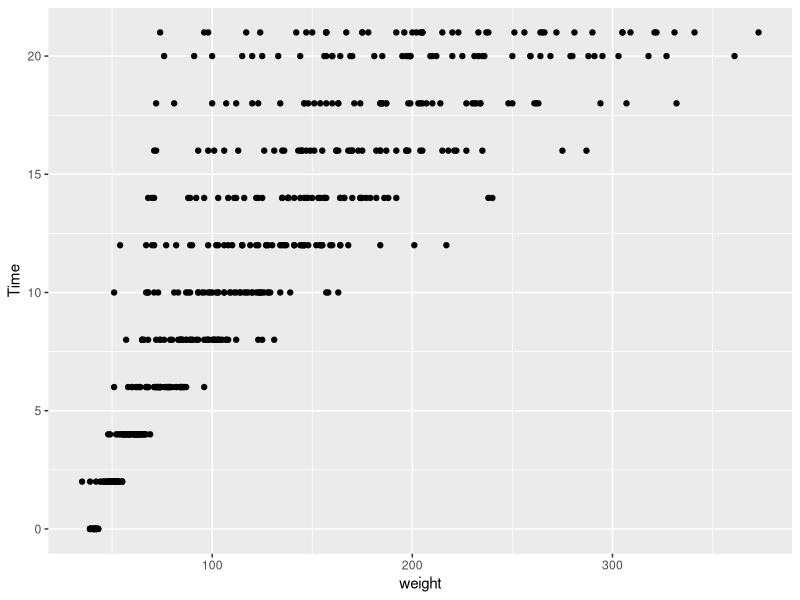
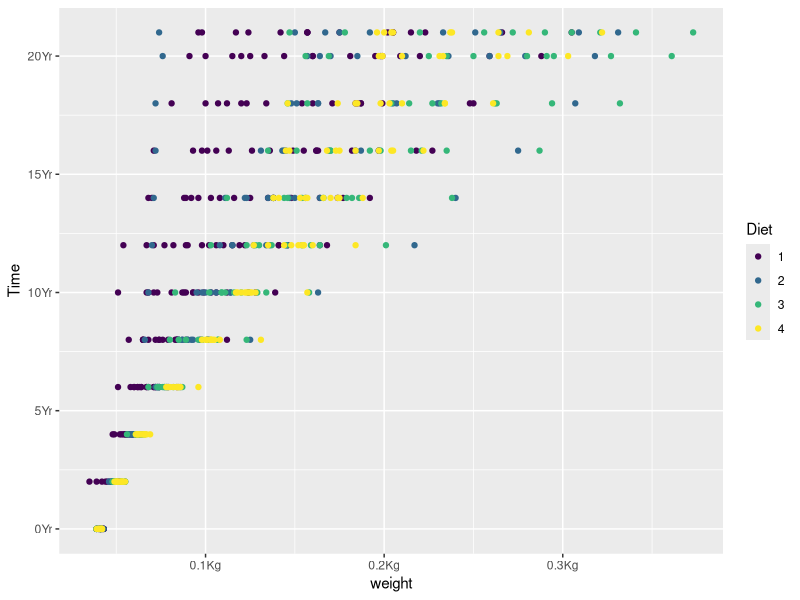
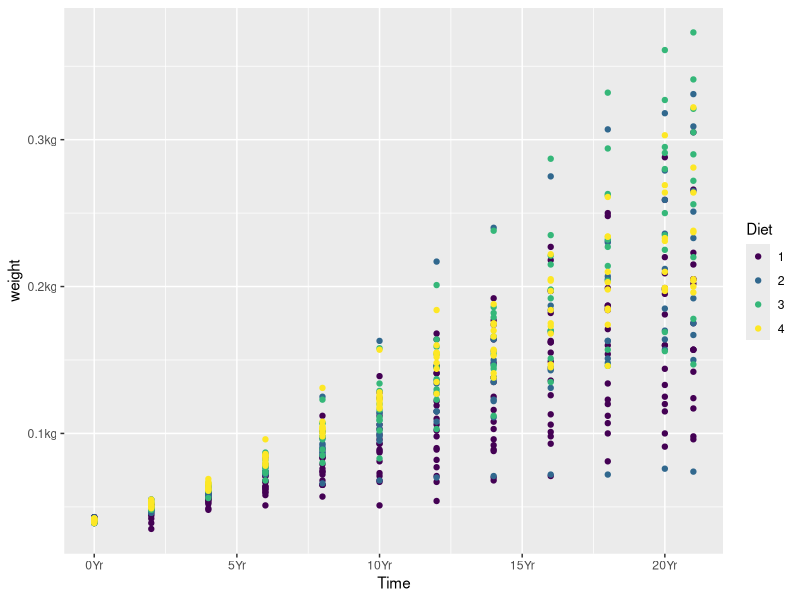
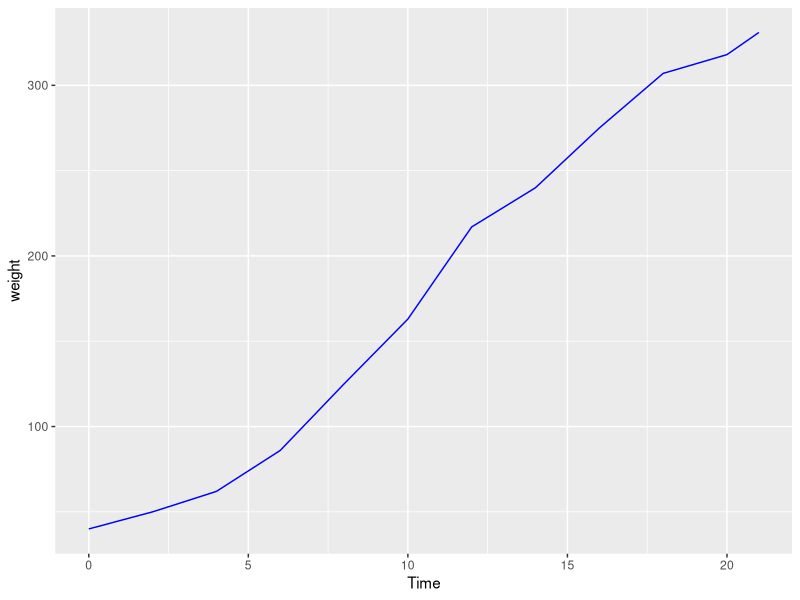
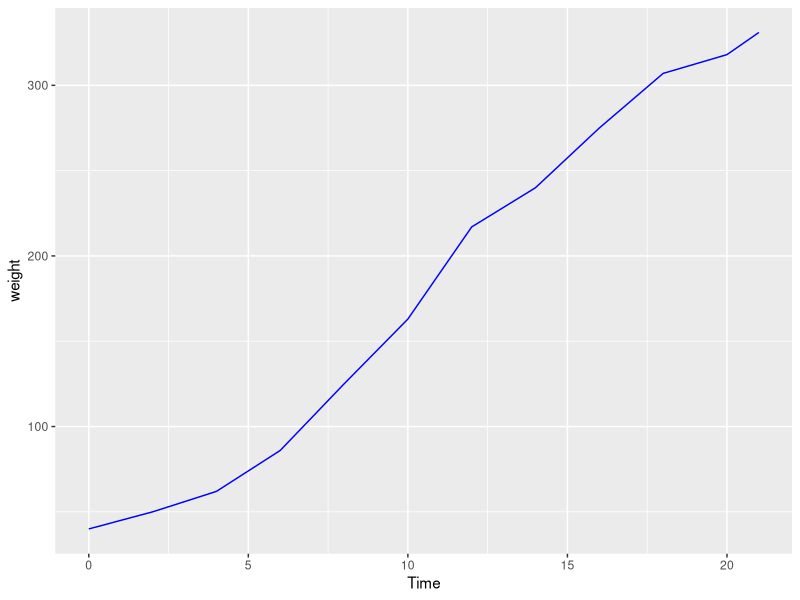
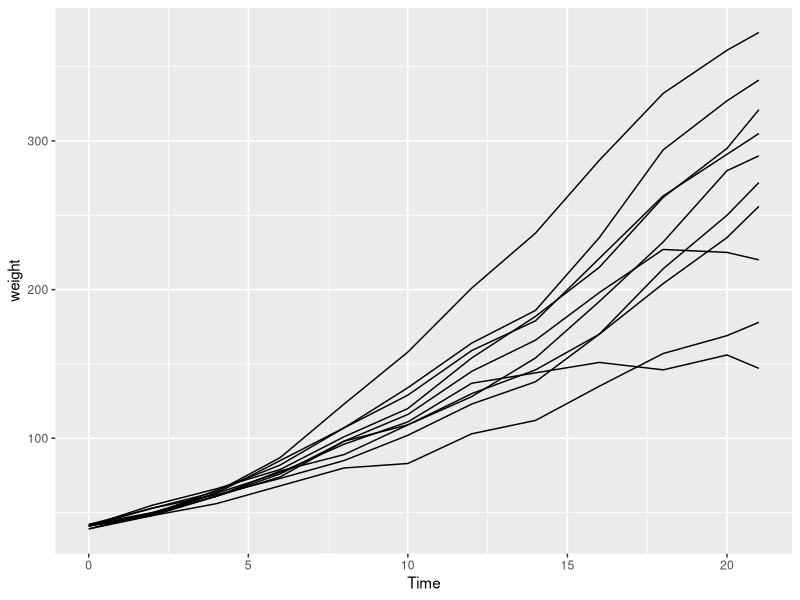
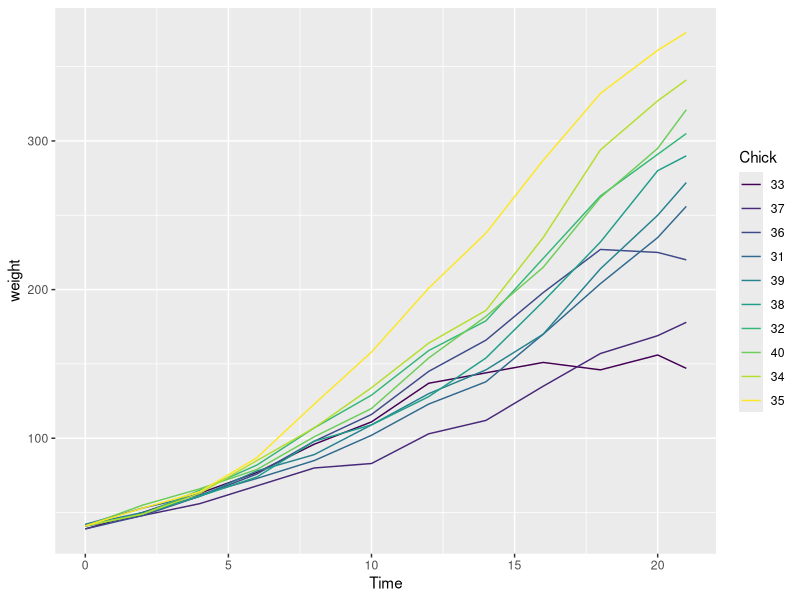
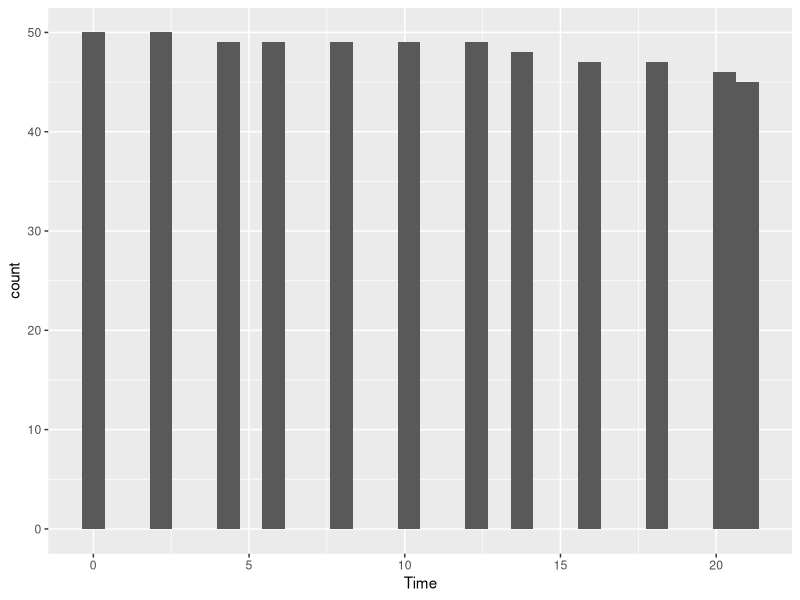

Recreate these plots in R, in order.
library(tidyverse)
library(scales)

class(datasets::ChickWeight)

chick <- tibble(datasets::ChickWeight)

# Tipe Data
# Qualitative:
#   - Categorical: gender, negara, kota
#   - Ordinal: Ranking, Besar-Kecil, low-med-hi
# Quantitative:
#   - Discrete: Umur, tahun, jumlah pil obat yang diminum
#   - Continous: Tinggi, Berat badan, waktu.


# scatterplot, lineplot, histogram, boxplot, barplots


# Scatterplot -------------------------------------------------------------

# Input: Dua variable numeric
# Tujuan: melihat relationship antar dua variable

?ggplot

ggplot(data = chick,
       mapping = aes(x = weight, y = Time)) +
  # campuran statistics, scales, geometric
  geom_point()

ggplot(data = chick,
       mapping = aes(x = weight, y = Time, colour = Diet)) +
  # campuran statistics, scales, geometric
  geom_point(mapping = NULL,
             data = NULL) +
  scale_x_continuous(labels = number_format(scale = 1e-3,
                                            suffix = "Kg")) +
  scale_y_continuous(labels = number_format(suffix = "Yr")) +
  scale_colour_viridis_d()

ggplot() +
  # satu layer dalam geom point terdiri dari data, mapping, stats
  geom_point(data = chick,
             mapping = aes(x = Time, y = weight, colour = Diet)) +
  scale_x_continuous(labels = number_format(suffix = "Yr")) +
  scale_y_continuous(labels = number_format(scale = 1e-3,
                                            suffix = "kg")) +
  scale_colour_viridis_d()
  



# Linechart ---------------------------------------------------------------

# input: x -> sequential, y = variabel yang jadi perhatian
# Tujuan: melihat perkembangan satu variable dari waktu ke waktu

chick_2 <- filter(chick, Diet == 2, Chick == 21) 

ggplot(data = chick_2,
       mapping = aes(x = Time, y = weight)) +
  geom_line(colour = "blue")

ggplot(data = chick_2) +
  geom_line(mapping = aes(x = Time, y = weight),
            colour = "blue")

chick_3 <- filter(chick, Diet == 3) 

ggplot(data = chick_3,
       mapping = aes(x = Time, y = weight, group = Chick)) +
  geom_line()

ggplot(data = chick_3,
       mapping = aes(x = Time, y = weight, colour = Chick)) +
  geom_line()



# Histogram ---------------------------------------------------------------

# Input: satu variable numeric
# Tujuan: ingin melihat distribusi (aka nilai umum/centrality,
#   variability, modality, dll)

ggplot(data = chick,
       mapping = aes(x = Time)) +
  geom_histogram()

ggplot(data = chick,
       mapping = aes(x = weight)) +
  geom_histogram() +
  scale_x_log10()

chick_log <- mutate(chick, log_weight = log10(weight))

ggplot(data = chick_log,
       mapping = aes(x = log_weight)) +
  geom_histogram()


# Boxplot -----------------------------------------------------------------

# Input: satu variable numeric
# Tujuan: ingin melihat distribusi (aka nilai umum/centrality,
#   variability, outlier, dll)

ggplot(data = chick,
       mapping = aes(x = weight)) +
  geom_boxplot()



# Barplot -----------------------------------------------------------------

chick
ggplot(data = chick,
       mapping = aes(x = Diet)) +
  geom_bar()


chick_avg_weight <- 
  chick |> 
  group_by(Diet) |> 
  summarise(avg_weight = sum(weight))

ggplot(data = chick_avg_weight,
       mapping = aes(x = Diet, y = avg_weight)) +
  geom_col()



?geom_col
